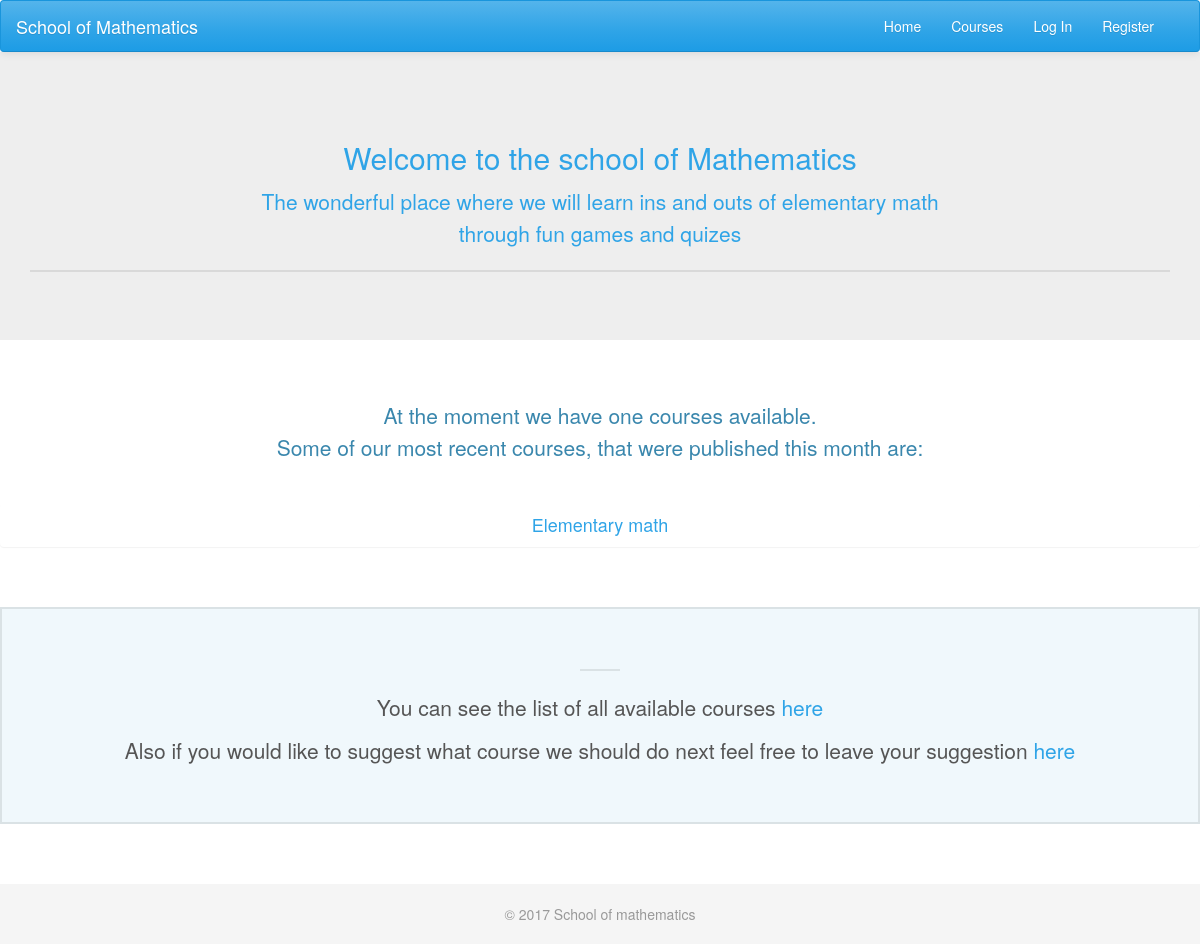
/, run on an earlier commit of the app's database.
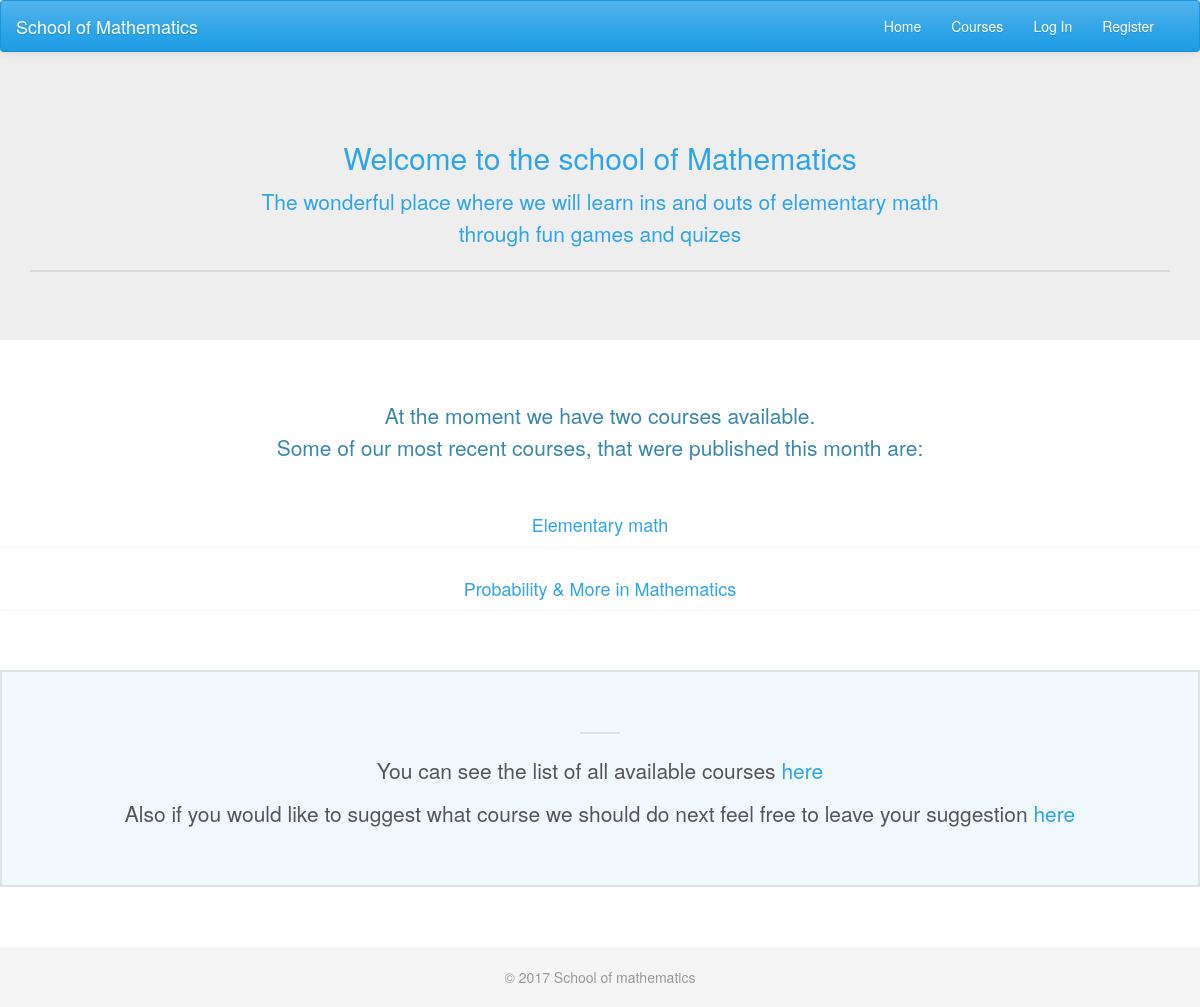
And on a later commit of the database.
### courses/models.py (models this page shows)
class Course(models.Model):
    created_at = models.DateTimeField(auto_now_add=True)
    title = models.CharField(max_length=255)
    description = models.TextField()
    def __str__(self):
        return self.title

### Skola_Matematike/views.py (the view)
# urls.py: url(r'$', views.welcome, name='homepage'),
def welcome(request):
    courses = models.Course.objects.all()
    return render(request, 'home.html', {'courses': courses})

### templates/home.html (shortened to what this page needs)
{% extends 'layout.html' %}
{% load humanize %}
{% block header-content %}
    <div class="container">
        <div class="page-header">
            <h2
              class="text-center text-primary">
                Welcome to the school of Mathematics
            </h2>
            <smal>
                <p
                  class="text-center text-primary lead">
                    The wonderful place where we will learn ins and outs of elementary math
                    <br>
                    through fun games and quizes
                </p>
            </smal>
        </div>
    </div>
{% endblock %}
{% block section-content %}
    <div>
        <p
          class="lead text-center text-info">
            At the moment we have {{ courses.count|apnumber }} courses available.
            <br>
            Some of our most recent courses, that were published this month are:
        </p>
    </div>
    <br>
    {% for course in courses %}
        <div
          class="panel info">
            {% now "F" as current_month %}
            {% if current_month == course.created_at|date:'F' %}
            <h4
                class="text-center text-primary">
                {{ course }}
            </h4>
            {% endif %}
        </div>
    {% endfor %}
    <br>
    <br>
    {{ block.super }}
{% endblock %}

What changed in the data, as far as the page shows it:
added Course: title "Probability & More in Mathematics"
Also different on the page:
{{ courses.count|apnumber }}: "one" → "two"
